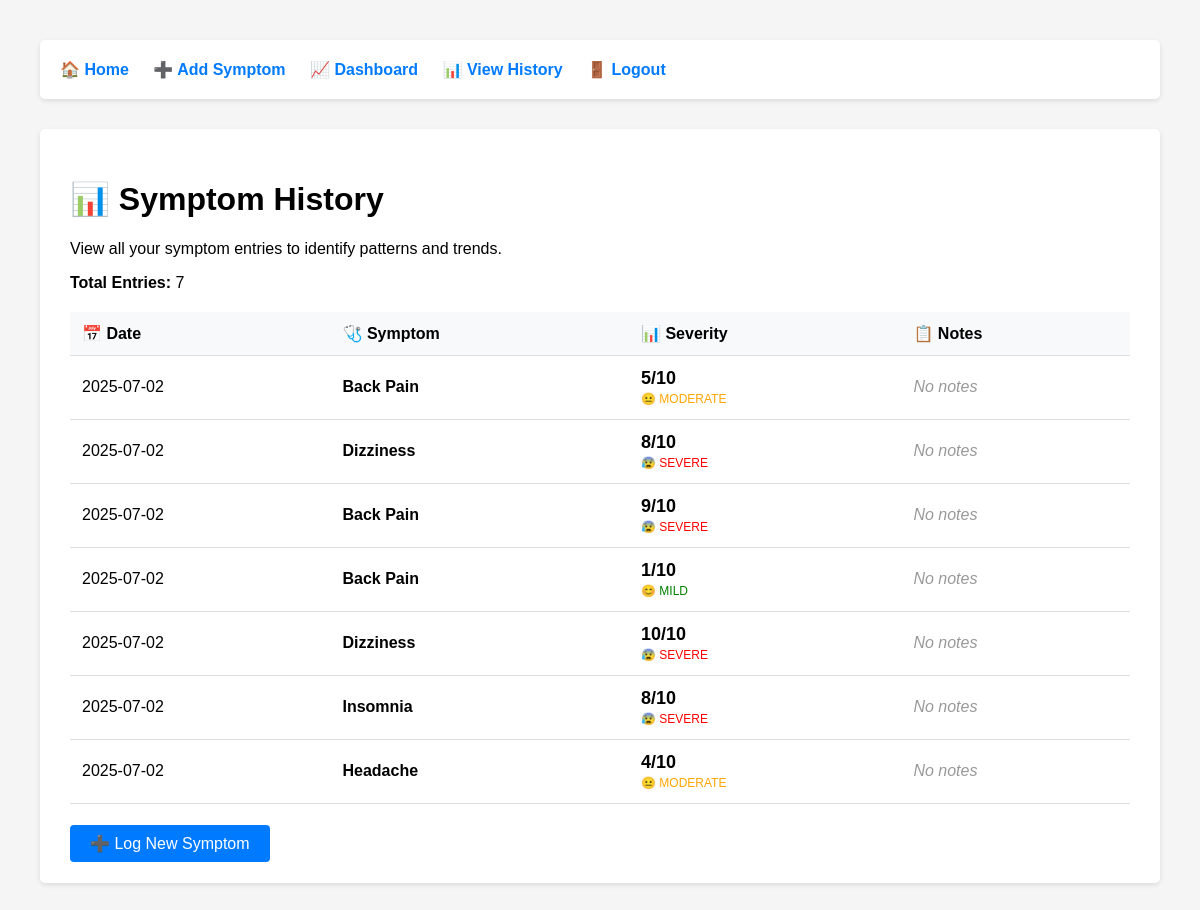
Screenshot of /history (signed in) with the database file from the repository.
### tables this page shows
CREATE TABLE symptom_logs (
            id INTEGER PRIMARY KEY AUTOINCREMENT,
            user_id INTEGER NOT NULL,
            symptom_id INTEGER NOT NULL,
            severity INTEGER NOT NULL CHECK (severity >= 1 AND severity <= 10),
            log_date DATE NOT NULL,
            notes TEXT,
            created_at DATETIME DEFAULT CURRENT_TIMESTAMP,
            FOREIGN KEY (user_id) REFERENCES users(id) ON DELETE CASCADE,
            FOREIGN KEY (symptom_id) REFERENCES symptoms(id) ON DELETE CASCADE
        );

CREATE TABLE symptoms (
            id INTEGER PRIMARY KEY AUTOINCREMENT,
            name TEXT NOT NULL UNIQUE,
            description TEXT,
            category TEXT
        );

### app.py (the view)
@app.route('/history')
def history():
    if 'user_id' not in session:
        return redirect(url_for('login'))
    """Show all symptom history"""
    conn = get_db_connection()
    all_logs = conn.execute('''
        SELECT sl.severity, sl.log_date, sl.notes, s.name as symptom_name
        FROM symptom_logs sl
        JOIN symptoms s ON sl.symptom_id = s.id
        WHERE sl.user_id = ?
        ORDER BY sl.log_date DESC, sl.id DESC
    ''', (session['user_id'],)).fetchall()
    conn.close()
    return render_template('history.html', logs=all_logs)

### app.py (called while the page is built)
def get_db_connection():
    conn = sqlite3.connect('health_tracker.db')
    conn.row_factory = sqlite3.Row  # This lets us access columns by name
    return conn

### templates/history.html (shortened to what this page needs)
{% extends "base.html" %}
{% block content %}
<h1>📊 Symptom History</h1>
<p>View all your symptom entries to identify patterns and trends.</p>
{% if logs %}
    <div style="margin-bottom: 20px;">
        <p><strong>Total Entries:</strong> {{ logs|length }}</p>
    </div>
    <table>
        <thead>
            <tr>
                <th>📅 Date</th>
                <th>🩺 Symptom</th>
                <th>📊 Severity</th>
                <th>📋 Notes</th>
            </tr>
        </thead>
        <tbody>
            {% for log in logs %}
            <tr>
                <td>{{ log.log_date }}</td>
                <td>
                    <strong>{{ log.symptom_name }}</strong>
                </td>
                <td>
                    <span style="font-size: 18px; font-weight: bold;">{{ log.severity }}/10</span>
                    <br>
                    {% if log.severity <= 3 %}
                        <span style="color: green; font-size: 12px;">😊 MILD</span>
                    {% elif log.severity <= 6 %}
                        <span style="color: orange; font-size: 12px;">😐 MODERATE</span>
                    {% else %}
                        <span style="color: red; font-size: 12px;">😰 SEVERE</span>
                    {% endif %}
                </td>
                <td>
                    {% if log.notes %}
                        {{ log.notes }}
                    {% else %}
                        <em style="color: #999;">No notes</em>
                    {% endif %}
                </td>
            </tr>
            {% endfor %}
        </tbody>
    </table>
{% endif %}
<div style="margin-top: 30px;">
    <a href="/add-symptom" style="background-color: #007bff; color: white; padding: 10px 20px; text-decoration: none; border-radius: 4px;">
        ➕ Log New Symptom
    </a>
</div>
{% endblock %}

### templates/base.html (style rules this page uses)
body { font-family: Arial, sans-serif; margin: 40px; background-color: #f5f5f5; }
table { width: 100%; border-collapse: collapse; margin-top: 20px; }
th, td { padding: 12px; text-align: left; border-bottom: 1px solid #ddd; }
th { background-color: #f8f9fa; font-weight: bold; }

### rows the page displays
symptom_logs: log_date "2025-07-02", symptom_name "Back Pain", severity "5", shows "😐 MODERATE", notes "No notes"
symptom_logs: log_date "2025-07-02", symptom_name "Dizziness", severity "8", shows "😰 SEVERE", notes "No notes"
symptom_logs: log_date "2025-07-02", symptom_name "Back Pain", severity "9", shows "😰 SEVERE", notes "No notes"
symptom_logs: log_date "2025-07-02", symptom_name "Back Pain", severity "1", shows "😊 MILD", notes "No notes"
symptom_logs: log_date "2025-07-02", symptom_name "Dizziness", severity "10", shows "😰 SEVERE", notes "No notes"
symptom_logs: log_date "2025-07-02", symptom_name "Insomnia", severity "8", shows "😰 SEVERE", notes "No notes"
symptom_logs: log_date "2025-07-02", symptom_name "Headache", severity "4", shows "😐 MODERATE", notes "No notes"

### other values shown
{{ logs|length }} "7"
